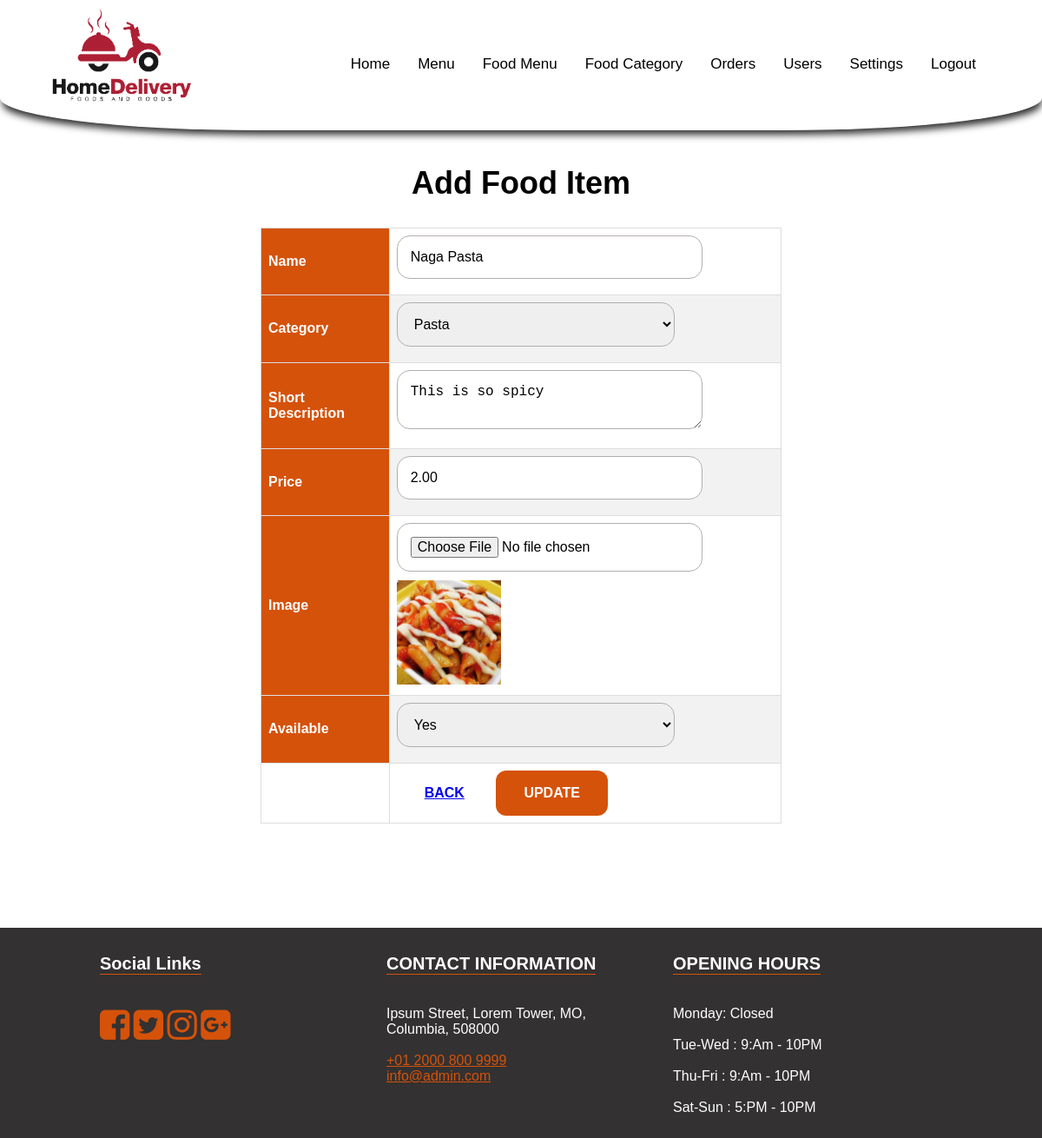
The app's page /edit-food.php?id=1 (signed in) with its own data.
### tables this page shows
CREATE TABLE `foods` (
  `id` int(11) NOT NULL,
  `name` varchar(255) NOT NULL,
  `category_id` int(11) NOT NULL,
  `short_desc` text NOT NULL,
  `image` varchar(255) NOT NULL,
  `price` varchar(100) NOT NULL,
  `available` enum('yes','no') NOT NULL DEFAULT 'yes'
);

CREATE TABLE `category` (
  `id` int(11) NOT NULL,
  `title` varchar(255) NOT NULL
);

CREATE TABLE `settings` (
  `id` int(11) NOT NULL,
  `about_title` text NOT NULL,
  `about_detail` text NOT NULL,
  `about_img` varchar(255) NOT NULL,
  `fb_link` varchar(255) NOT NULL,
  `tw_link` varchar(255) NOT NULL,
  `ins_link` varchar(255) NOT NULL,
  `gplus_link` varchar(255) NOT NULL,
  `contact_info` text NOT NULL,
  `opening_hours` text NOT NULL,
  `currency` enum('GBP','USD','EURO') NOT NULL DEFAULT 'GBP'
);

### edit-food.php (the view, shortened to what this page needs)
<?php
include 'includes/header.php';
	?>
    <?php
$sql = "SELECT * FROM category";
$result = $conn->query($sql);
$sqlF = "SELECT * FROM foods WHERE id = '".$_GET['id']."'";
$resultF = $conn->query($sqlF);
$rowF = $resultF->fetch_assoc();
?>
	<section class="inner-page-sec">
		<div class="container">
			<h1>Add Food Item</h1>
			<div style="overflow-x:auto;">
				<form class="category-form" action="functions/food-edit-fun.php" method="post" enctype="multipart/form-data">
					<table class="custom-tbl">
						<tr>
							<th>
								<label>Name</label>
							</th>
							<td>
								<input type="text" name="name" class="input-text" value="<?php echo $rowF['name'];?>" required>
							</td>
						</tr>
						<tr>
							<th>
								<label>Category</label>
							</th>
							<td>
								<select name="category_id" class="input-text" required>
									<?php if ($result->num_rows > 0) {
										while($row = $result->fetch_assoc()){ ?>
											<option <?php if($rowF['category_id'] == $row['id']){?> selected <?php }?> value="<?php echo $row['id']?>"><?php echo $row['title']?></option>
									<?php } } ?>
								</select>
							</td>
						</tr>
						<tr>
							<th>
								<label>Short Description</label>
							</th>
							<td>
								<textarea name="short_desc" class="input-text" required><?php echo $rowF['short_desc'];?></textarea>
							</td>
						</tr>
						<tr>
							<th>
								<label>Price</label>
							</th>
							<td>
								<input type="text" name="price" class="input-text"  value="<?php echo $rowF['price'];?>" required>
							</td>
						</tr>
						<tr>
							<th>
								<label>Image</label>
							</th>
							<td>
								<input type="file" name="image" class="input-text">
								<img src="img/foods/<?php echo $rowF['image']?>" width="120px">
							</td>
						</tr>
						<tr>
							<th>
								<label>Available</label>
							</th>
							<td>
								<select name="available" class="input-text" required>
									<option <?php if($rowF['available'] == "yes"){?> selected <?php }?> value="yes">Yes</option>
								</select>
							</td>
						</tr>
						<tr>
							<td></td>
							<td colspan="2">
								<a href="admin-food.php" class="btn">Back</a>
								<input type="submit" name="update" class="btn login-btn" value="Update">
							</td>
						</tr>
					</table>
				</form>
			</div>
		</div>
	</section>
<?php include 'includes/footer.php'; ?>

### includes/footer.php (shortened to what this page needs)
<footer>
	<div class="container">
		<div class="col-1">
			<h3>Social Links</h3>
			<ul>
				<li><a href="<?php echo $rowS['fb_link'];?>"><i class="fa fa-facebook-square" aria-hidden="true"></i></a></li>
				<li><a href="<?php echo $rowS['tw_link'];?>"><i class="fa fa-twitter-square" aria-hidden="true"></i></a></li>
				<li><a href="<?php echo $rowS['ins_link'];?>"><i class="fa fa-instagram" aria-hidden="true"></i></a></li>
				<li><a href="<?php echo $rowS['gplus_link'];?>"><i class="fa fa-google-plus-square" aria-hidden="true"></i></a></li>
			</ul>
		</div>
		<div class="col-1">
			<h3>CONTACT INFORMATION</h3>
			<p>
				<?php echo $rowS['contact_info'];?>
			</p>
		</div>
		<div class="col-1">
			<h3>OPENING HOURS</h3>
			<p>
				<?php echo $rowS['opening_hours'];?>
			</p>
		</div>
	</div>
</footer>
</div>
</body>
</html>

### css/main.css (style rules this page uses)
body { margin: 0; font-family: Arial, Helvetica, sans-serif; }
.btn { text-transform: uppercase; padding: 19px 36px; }
.btn { display: inline-block; font-weight: 600; text-align: center; white-space: nowrap; vertical-align: middle; -webkit-user-select: none; -moz-user-select: none; -ms-user-select: none; user-select: none; border: 2px solid transparent; padding: 12px 30px; font-size: 16px; line-height: 1.5; border-radius: .1875rem; transition: color .15s ease-in-out, background-color .15s ease-in-out, border-color .15s ease-in-out, box-shadow .15s ease-in-out; }
footer { background-color: #333131; color: #fff; }
footer .container { max-width: 1000px; width: 100%; margin: 0px auto; }
footer .container .col-1 { float: left; width: 30%; padding: 10px 15px; }
footer .container .col-1 a { color: #d5520a; }
footer .container .col-1 h3 { text-align: left; font-size: 20px; border-bottom: 1px solid #d5530c; display: inline-block; }
footer .container .col-1 ul { padding: 0px; list-style: none; }
footer .container .col-1 ul li { display: inline-block; }
footer .container .col-1 ul li a { font-size: 40px; color: #d5520a; }
.inner-page-sec { padding-top: 150px; padding-bottom: 80px; }
.inner-page-sec .container { max-width: 1000px; width: 100%; margin: 40px auto; }
.inner-page-sec .container h1 { text-align: center; font-size: 36px; }
.input-text { max-width: 320px; width: 100%; padding: 15px 15px; font-size: 16px; margin-bottom: 10px; border-radius: 15px; border: 1px solid #b3aeae; }
.login-btn { background-color: #d5520a; color: #fff; border-radius: 12px; }
.custom-tbl { font-family: Arial, Helvetica, sans-serif; border-collapse: collapse; width: 100%; }
.custom-tbl td, .custom-tbl th { border: 1px solid #ddd; padding: 8px; }
.custom-tbl tr:nth-child(even) { background-color: #f2f2f2; }
.custom-tbl th { padding-top: 12px; padding-bottom: 12px; text-align: left; background-color: #d5520a; color: white; }
.category-form { max-width: 600px; margin: 0px auto; }

### records on screen
foods: name "Naga Pasta", category_id "Pasta", short_desc "This is so spicy", price "2.00", image (picture), available "Yes"
settings: contact_info "Ipsum Street, Lorem Tower, MO, Columbia, 508000 +01 2000 800 9999 info@admin.com", opening_hours "Monday: Closed Tue-Wed : 9:Am - 10PM Thu-Fri : 9:Am - 10PM Sat-Sun : 5:PM - 10PM"

### other values on screen
$link['text'] "Food Menu"
$link['text'] "Food Category"
$link['text'] "Orders"
$link['text'] "Users"
$link['text'] "Settings"
$link['text'] "Logout"
